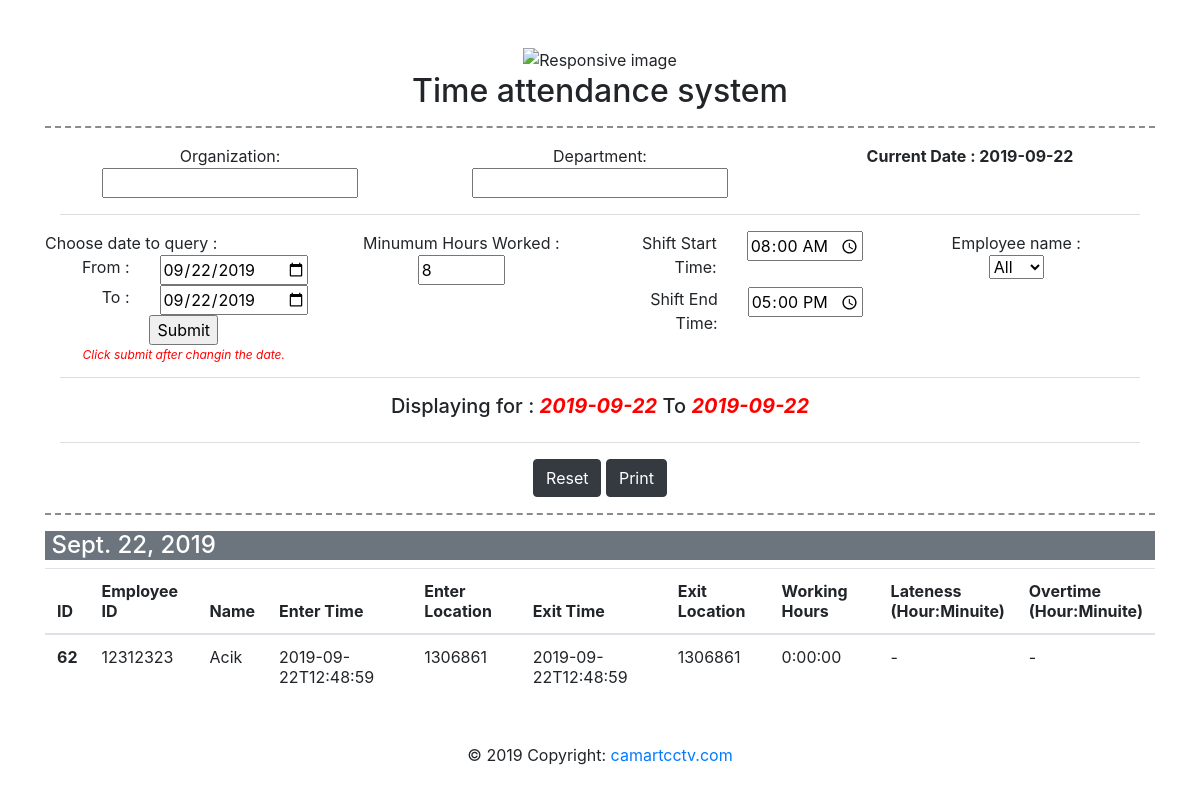
Page /time_attendance/btnAction/ (signed in) on the earlier database version.
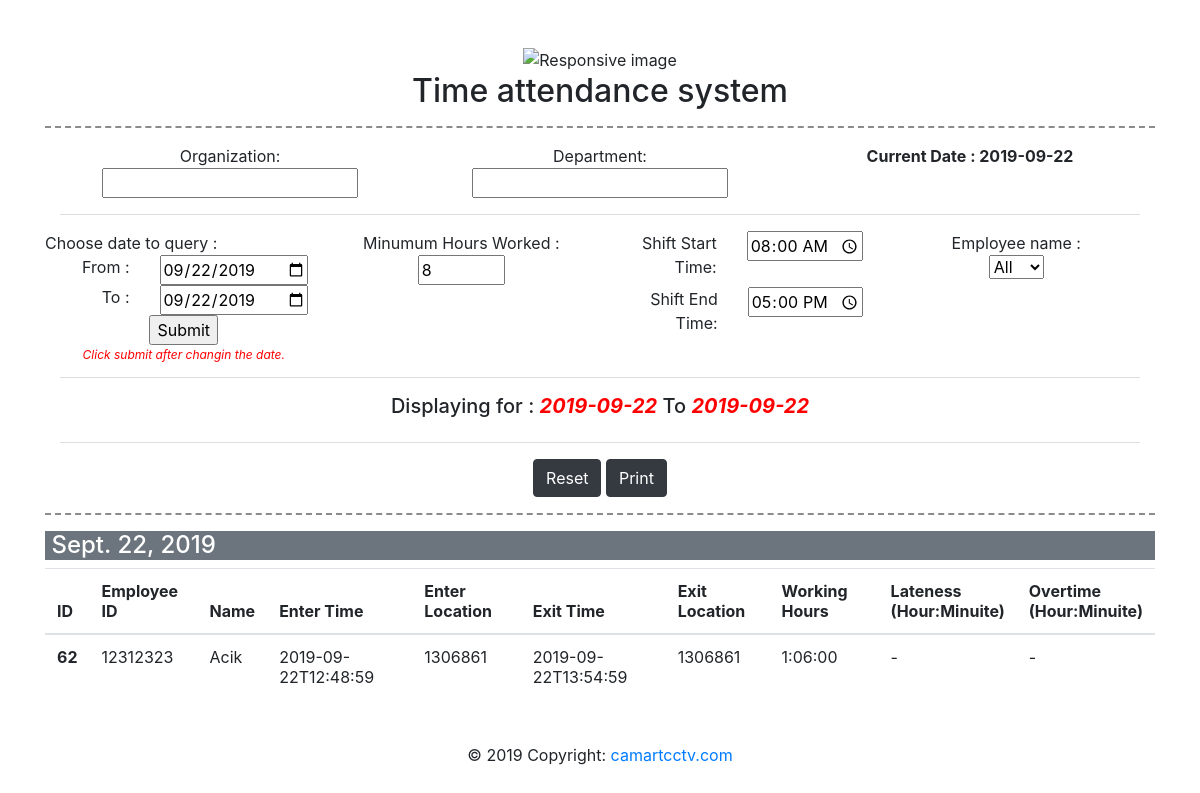
Same page on the later database version.
### timeAttendance/models.py (models this page shows)
class EmployeeAttendance(models.Model):
    employee_id = models.IntegerField()
    name = models.CharField(max_length=32)
    capture_time = models.CharField(max_length=200)
    capture_location = models.CharField(max_length=100, null=True, blank=True)

### timeAttendance/views.py (the view)
# urls.py: path('btnAction/', views.GetDeviceID, name='tapage'),
@csrf_exempt
@login_required
def GetDeviceID(request):
    date2 = None
    date_tag = None
    if request.GET.get('date') and request.GET.get('date2'):
        message = 'You submitted: %r' % request.GET['date']
        date2 = datetime.strptime(request.GET['date'], "%Y-%m-%d" ).date()
        date_tag = {'date' : request.GET['date']}
        date_tag_to = {'date_to' : request.GET['date2']}
        date_to = datetime.strptime(request.GET['date2'], "%Y-%m-%d" ).date()
    else:
        date_tag = {'date' : str(date.today())}
        date_tag_to = {'date_to' : str(date.today())}
        date2 = date.today()
        date_to = date.today()
    todays_employee = []
    data=[]
    emp=[]
    emp_grouped = [[None]]
    temp_data = EmployeeAttendance.objects.all()
    temp_data_list = []
    date_range = []
    try:
        delta = date_to - date2
        for i in range(delta.days + 1):
            day = date2 + timedelta(days=i)
            print()
            print(day)
            print()
            date_range.append(day)
    except:
        pass
    date_range_dict_list = []
    for date_temp in date_range:
        date_range_dict = {
            'date' : date_temp
            }
        date_range_dict_list.append(date_range_dict)
    employee_id_list_list = []
    for date_range_individual in date_range:
        employee_id_list = EmployeeAttendance.objects.values('employee_id').filter(capture_time__contains = str(date_range_individual)).distinct()
        for employee_id_dict in employee_id_list:
            temp2 = EmployeeAttendance.objects.filter(employee_id = employee_id_dict['employee_id'], capture_time__contains = str(date_range_individual))
            temp2_earliest = temp2.earliest('capture_time')
            temp2_latest = temp2.latest('capture_time')
            temp2_datetime_earliest = datetime.strptime(temp2_earliest.capture_time,"%Y-%m-%dT%H:%M:%S")
            temp2_datetime_latest = datetime.strptime(temp2_latest.capture_time,"%Y-%m-%dT%H:%M:%S")
            working_hours = temp2_datetime_latest - temp2_datetime_earliest
            temp_employee_daily_info = {'id': temp2_earliest.id, 'employee_id': temp2_earliest.employee_id, 'name': temp2_earliest.name, 'capture_time_earliest': temp2_earliest.capture_time, 'capture_location_earliest': temp2_earliest.capture_location, 'capture_time_latest': temp2_latest.capture_time, 'capture_location_latest':temp2_latest.capture_location, 'working_hours':str(working_hours), 'date':date_range_individual}
            temp_data_list.append(temp_employee_daily_info)
    context= {
        'data': temp_data_list,
        'date_tag': date_tag,
        'date_tag2': date_tag_to,
        'date_range': date_range_dict_list
        }
    return render(request, 'timeAttendance/deviceDetails.html', context)

### templates/timeAttendance/deviceDetails.html (shortened to what the changed rows need)
<head>
  <link rel="stylesheet" href="https://stackpath.bootstrapcdn.com/bootstrap/4.3.1/css/bootstrap.min.css">
</head>
<body>
  <div class="container text-center csb">
    <h2>Time attendance system</h2>
  </div>
    <div class="container">
    {% for date_temp in date_range %}
      <h4 class="bg-secondary"><font color=#ffffff>&nbsp;{{ date_temp.date }}</font></h4>
      <table class="table " id="timeTable">
        <thead>
          <tr>
            <th scope="col">ID</th>
            <th scope="col">Employee ID</th>
            <th scope="col">Name</th>
            <th scope="col">Enter Time</th>
            <th scope="col">Enter Location</th>
            <th scope="col">Exit Time</th>
            <th scope="col">Exit Location</th>
            <th scope="col">Working Hours</th>
            <th scope="col">Lateness<br>(Hour:Minuite)</th>
            <th scope="col">Overtime<br>(Hour:Minuite)</th>
          </tr>
        </thead>
        <tbody>
          {% for dat in data %}
            {% if date_temp.date == dat.date %}
              <tr>
                <th scope="row">{{ dat.id }}</th>
                <td>{{ dat.employee_id }}</td>
                <td>{{ dat.name }}</td>
                <td>{{ dat.capture_time_earliest }}</td>
                <td>{{ dat.capture_location_earliest }}</td>
                <td>{{ dat.capture_time_latest }}</td>
                <td>{{ dat.capture_location_latest }}</td>
                <td>{{ dat.working_hours }}</td>
                <td>-</td>
                <td>-</td>
              </tr>
            {% endif %}
          {% endfor %}
      </tbody>
    </table>
    {% endfor %}
  </div>
</body>

Differences in the rows shown:
added EmployeeAttendance: capture_time_latest "2019-09-22T13:54:59", capture_location_latest "1306861"
Other differences:
list line gone: "62 12312323 0:00:00 - -"
new list line: "62 12312323 1:06:00 - -"
list line gone: "Acik 2019-09-22T12:48:59 1306861 2019-09-22T12:48:59 1306861"
new list line: "Acik 2019-09-22T12:48:59 1306861"
